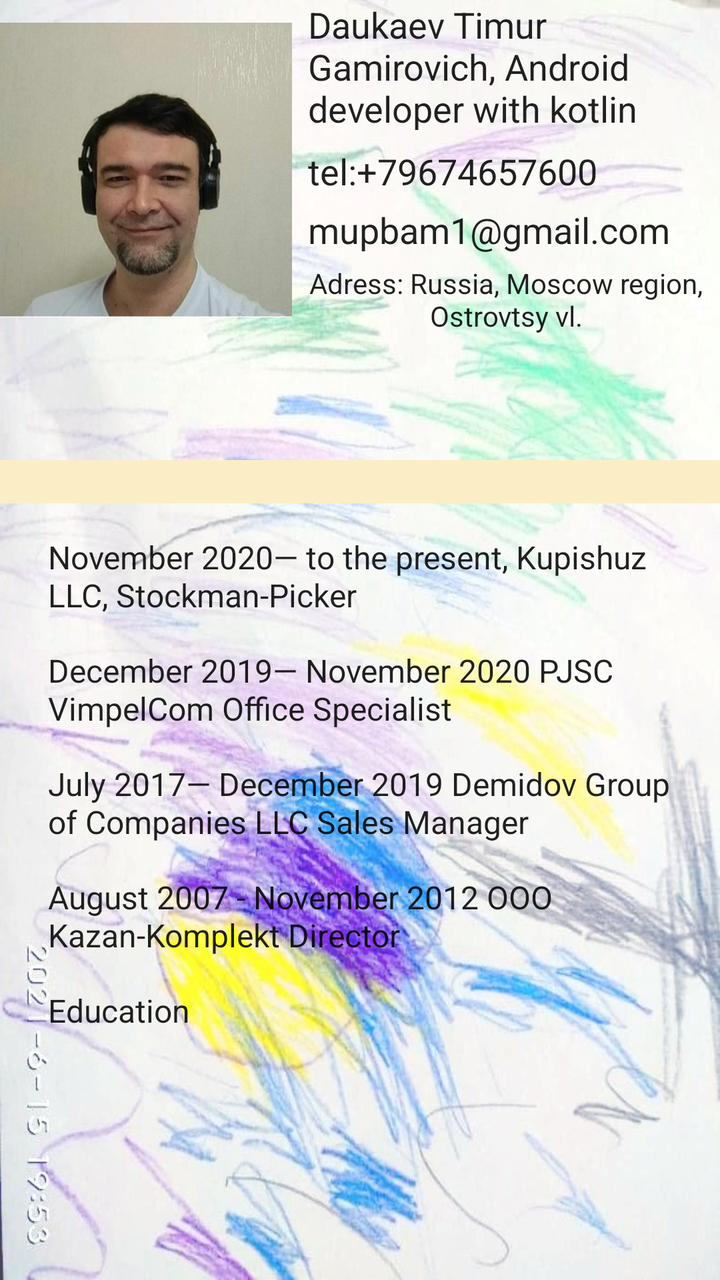
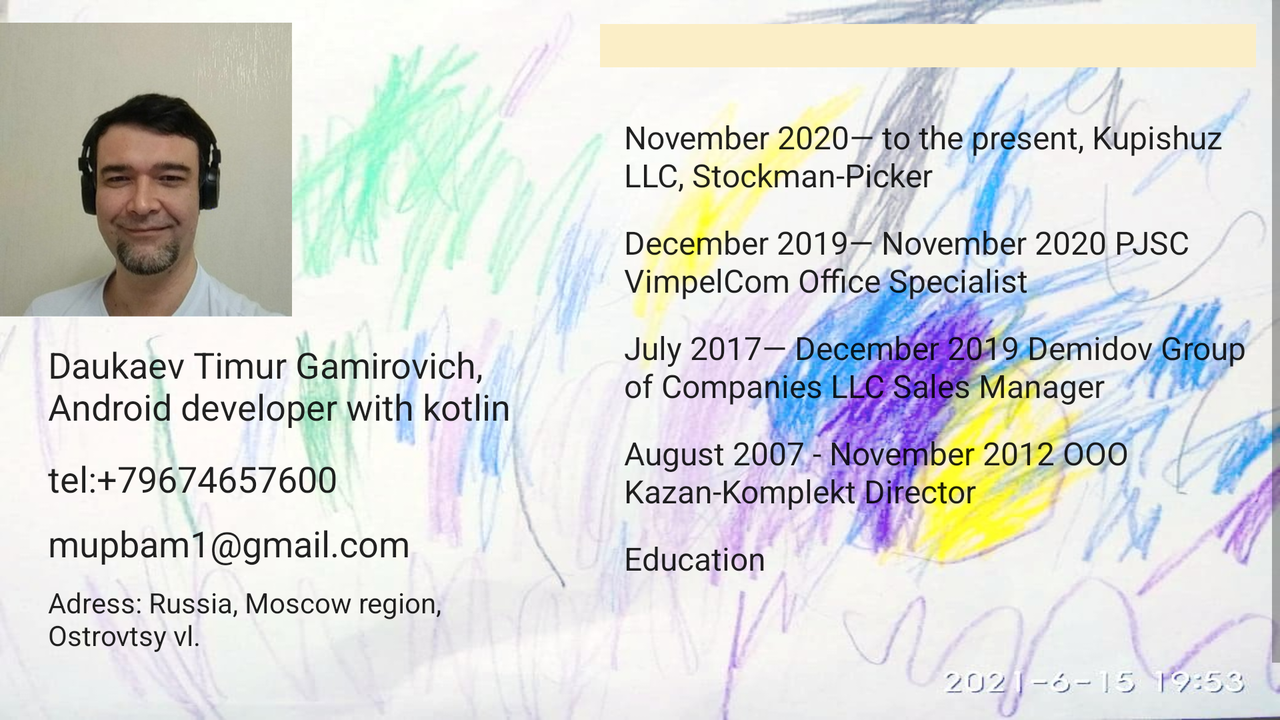

Compare how this app lays out the same screen by default and in its alternative resource folder. The renders come first, then the two layout files and the values they reference.
<!-- AndroidManifest.xml: application theme Theme.MyResume14 -->
<!-- res/layout/activity_main.xml -->
<?xml version="1.0" encoding="utf-8"?>
<android.support.constraint.ConstraintLayout xmlns:android="http://schemas.android.com/apk/res/android"
    xmlns:app="http://schemas.android.com/apk/res-auto"
    xmlns:tools="http://schemas.android.com/tools"
    android:layout_width="match_parent"
    android:layout_height="match_parent"
    android:background="#ded0bd"
    tools:context=".MainActivity">

    <ScrollView
        android:layout_width="match_parent"
        android:layout_height="match_parent"
        android:background="@drawable/rphoto2021jun18"
        app:layout_constraintBottom_toBottomOf="parent"
        app:layout_constraintEnd_toEndOf="parent"
        app:layout_constraintStart_toStartOf="parent"
        app:layout_constraintTop_toTopOf="parent">

        <LinearLayout
            android:layout_width="match_parent"
            android:layout_height="match_parent"
            android:orientation="vertical">

            <LinearLayout
                android:id="@+id/Pic"
                android:layout_width="match_parent"
                android:layout_height="wrap_content"
                android:orientation="horizontal"
                app:layout_constraintStart_toStartOf="parent"
                app:layout_constraintTop_toTopOf="parent">

                <LinearLayout
                    android:id="@+id/pic"
                    android:layout_width="wrap_content"
                    android:layout_height="wrap_content"
                    android:orientation="horizontal"
                    app:layout_constraintStart_toStartOf="parent"
                    app:layout_constraintTop_toTopOf="parent">

                    <ImageView
                        android:id="@+id/mypic"
                        android:layout_width="146dp"
                        android:layout_height="170dp"
                        android:layout_marginLeft="24dp"
                        android:layout_marginEnd="0dp"
                        android:layout_marginRight="4dp"
                        app:layout_constraintEnd_toStartOf="@+id/phone"
                        app:layout_constraintStart_toStartOf="parent"
                        app:layout_constraintTop_toTopOf="parent"
                        app:srcCompat="@drawable/my_pic" />
                </LinearLayout>

                <LinearLayout
                    android:id="@+id/notes"
                    android:layout_width="wrap_content"
                    android:layout_height="170dp"
                    android:layout_marginBottom="60dp"
                    android:orientation="vertical"
                    app:layout_constraintBottom_toTopOf="@+id/Expression"
                    app:layout_constraintEnd_toEndOf="parent"
                    app:layout_constraintHorizontal_bias="0.0"
                    app:layout_constraintStart_toEndOf="@+id/pic"
                    app:layout_constraintTop_toTopOf="parent"
                    app:layout_constraintVertical_bias="1.0">

                    <TextView
                        android:id="@+id/name"
                        style="@android:style/Widget.DeviceDefault.Light.TextView.SpinnerItem"
                        android:layout_width="wrap_content"
                        android:layout_height="wrap_content"
                        android:layout_weight="1"
                        android:gravity="start"
                        android:text="@string/myName"
                        android:textSize="18sp"
                        app:layout_constraintEnd_toEndOf="parent"
                        app:layout_constraintHorizontal_bias="1.0"
                        app:layout_constraintStart_toEndOf="@+id/pic"
                        app:layout_constraintTop_toTopOf="parent" />

                    <TextView
                        android:id="@+id/phone"
                        style="@style/Widget.AppCompat.TextView.SpinnerItem"
                        android:layout_width="wrap_content"
                        android:layout_height="wrap_content"
                        android:layout_weight="1"
                        android:gravity="center"
                        android:text="tel:+79674657600"
                        android:textSize="18sp"
                        app:layout_constraintEnd_toEndOf="parent"
                        app:layout_constraintStart_toEndOf="@+id/mypic"
                        app:layout_constraintTop_toBottomOf="@+id/name" />


                    <TextView
                        android:id="@+id/email"
                        style="@style/Widget.AppCompat.TextView.SpinnerItem"
                        android:layout_width="wrap_content"
                        android:layout_height="wrap_content"
                        android:layout_weight="1"
                        android:gravity="center"
                        android:text="mupbam1@gmail.com"
                        android:textSize="18sp"
                        app:layout_constraintEnd_toEndOf="parent"
                        app:layout_constraintStart_toEndOf="@+id/mypic"
                        app:layout_constraintTop_toBottomOf="@+id/phone" />

                    <TextView
                        android:id="@+id/adress"
                        style="@style/Widget.AppCompat.TextView.SpinnerItem"
                        android:layout_width="wrap_content"
                        android:layout_height="wrap_content"
                        android:layout_weight="1"
                        android:gravity="center"
                        android:text="@string/adress"
                        android:textSize="14sp"
                        app:layout_constraintEnd_toEndOf="parent"
                        app:layout_constraintStart_toEndOf="@+id/mypic"
                        app:layout_constraintTop_toBottomOf="@+id/email" />

                </LinearLayout>


            </LinearLayout>


            <TextView
                android:id="@+id/Expression"
                android:layout_width="match_parent"
                android:layout_height="wrap_content"
                android:background="#FBEEC7"
                android:gravity="top"
                android:textColor="#2B8E84"
                android:textSize="16sp"
                app:layout_constraintStart_toStartOf="parent"
                app:layout_constraintTop_toBottomOf="@+id/Pic" />

            <ScrollView
                android:layout_width="match_parent"
                android:layout_height="match_parent">

                <LinearLayout
                    android:id="@+id/linearLayout"
                    android:layout_width="match_parent"
                    android:layout_height="wrap_content"
                    android:orientation="vertical"
                    app:layout_constraintBottom_toBottomOf="parent"
                    app:layout_constraintEnd_toEndOf="@+id/Expression"
                    app:layout_constraintStart_toStartOf="parent"
                    app:layout_constraintTop_toBottomOf="@+id/Expression">

                    <TextView
                        android:id="@+id/Kupishuz"
                        style="@style/Widget.AppCompat.TextView.SpinnerItem"
                        android:layout_width="match_parent"
                        android:layout_height="wrap_content"
                        android:layout_marginStart="16dp"
                        android:layout_marginLeft="16dp"
                        android:layout_marginTop="16dp"
                        android:gravity="center_vertical"
                        android:text="@string/kupishuz"
                        app:layout_constraintBottom_toTopOf="@+id/Vympelcom"
                        app:layout_constraintEnd_toEndOf="parent"
                        app:layout_constraintHorizontal_bias="0.5"
                        app:layout_constraintStart_toStartOf="parent"
                        app:layout_constraintTop_toBottomOf="@+id/Expression" />

                    <TextView
                        android:id="@+id/Vympelcom"
                        style="@style/Widget.AppCompat.TextView.SpinnerItem"
                        android:layout_width="match_parent"
                        android:layout_height="wrap_content"
                        android:layout_marginStart="16dp"
                        android:layout_marginLeft="16dp"
                        android:layout_marginTop="16dp"
                        android:gravity="center_vertical"
                        android:text="@string/Vimpelcom"
                        app:layout_constraintBottom_toTopOf="@+id/Demidov"
                        app:layout_constraintEnd_toEndOf="parent"
                        app:layout_constraintHorizontal_bias="0.5"
                        app:layout_constraintStart_toStartOf="parent"
                        app:layout_constraintTop_toBottomOf="@+id/Kupishuz" />

                    <TextView
                        android:id="@+id/Demidov"
                        style="@style/Widget.AppCompat.TextView.SpinnerItem"
                        android:layout_width="match_parent"
                        android:layout_height="wrap_content"
                        android:layout_marginStart="16dp"
                        android:layout_marginLeft="16dp"
                        android:layout_marginTop="16dp"
                        android:gravity="center_vertical"
                        android:text="@string/Demidov"
                        app:layout_constraintBottom_toTopOf="@+id/Kzn"
                        app:layout_constraintEnd_toEndOf="parent"
                        app:layout_constraintHorizontal_bias="0.5"
                        app:layout_constraintStart_toStartOf="parent"
                        app:layout_constraintTop_toBottomOf="@+id/Vympelcom" />

                    <TextView
                        android:id="@+id/Kzn"
                        style="@style/Widget.AppCompat.TextView.SpinnerItem"
                        android:layout_width="match_parent"
                        android:layout_height="wrap_content"
                        android:layout_marginStart="16dp"
                        android:layout_marginLeft="16dp"
                        android:layout_marginTop="16dp"
                        android:gravity="center_vertical"
                        android:text="@string/KZN"
                        app:layout_constraintBottom_toTopOf="@+id/school"
                        app:layout_constraintEnd_toEndOf="parent"
                        app:layout_constraintHorizontal_bias="0.5"
                        app:layout_constraintStart_toStartOf="parent"
                        app:layout_constraintTop_toBottomOf="@+id/Demidov" />

                    <TextView
                        android:id="@+id/school"
                        style="@style/Widget.AppCompat.TextView.SpinnerItem"
                        android:layout_width="match_parent"
                        android:layout_height="wrap_content"
                        android:layout_marginStart="16dp"
                        android:layout_marginLeft="16dp"
                        android:layout_marginTop="16dp"
                        android:gravity="center_vertical"
                        android:text="@string/education"
                        app:layout_constraintBottom_toBottomOf="parent"
                        app:layout_constraintEnd_toEndOf="parent"
                        app:layout_constraintHorizontal_bias="0.5"
                        app:layout_constraintStart_toStartOf="parent"
                        app:layout_constraintTop_toBottomOf="@+id/Kzn" />

                </LinearLayout>


            </ScrollView>


        </LinearLayout>

    </ScrollView>

</android.support.constraint.ConstraintLayout>
<!-- resources referenced by this layout -->
<resources>
  <!-- drawable my_pic: png bitmap (drawable, 119170 bytes) -->
  <!-- drawable rphoto2021jun18: jpg bitmap (drawable, 101615 bytes) -->
  <string name="Demidov">July 2017— December 2019 Demidov Group of Companies LLC Sales Manager</string>
  <string name="KZN">August 2007 - November 2012 OOO Kazan-Komplekt Director</string>
  <string name="Vimpelcom">December 2019— November 2020 PJSC VimpelCom Office Specialist</string>
  <string name="adress">Adress: Russia, Moscow region, Ostrovtsy vl.</string>
  <string name="education">Education</string>
  <string name="kupishuz">November 2020— to the present, Kupishuz LLC, Stockman-Picker</string>
  <string name="myName">Daukaev Timur Gamirovich, Android developer with kotlin</string>
  <style name="Theme.MyResume14" parent="Theme.AppCompat.Light.DarkActionBar">
          
          <item name="colorPrimary">@color/purple_500</item>
          <item name="colorPrimaryDark">@color/purple_700</item>
          <item name="colorAccent">@color/teal_200</item>
          
      </style>
</resources>
<!-- res/layout-land/activity_main.xml (the repository's variant of the layout above) -->
<!-- drawn on the phone turned sideways -->
<?xml version="1.0" encoding="utf-8"?>
<android.support.constraint.ConstraintLayout xmlns:android="http://schemas.android.com/apk/res/android"
    xmlns:app="http://schemas.android.com/apk/res-auto"
    xmlns:tools="http://schemas.android.com/tools"
    android:layout_width="match_parent"
    android:layout_height="match_parent"
    android:background="@drawable/pphoto2021jun18"
    tools:context=".MainActivity">

    <ScrollView
        android:layout_width="match_parent"
        android:layout_height="match_parent"
        app:layout_constraintBottom_toBottomOf="parent"
        app:layout_constraintEnd_toEndOf="parent"
        app:layout_constraintHorizontal_bias="1.0"
        app:layout_constraintStart_toStartOf="parent"
        app:layout_constraintTop_toTopOf="parent"
        app:layout_constraintVertical_bias="0.0">

        <LinearLayout
            android:layout_width="match_parent"
            android:layout_height="match_parent"
            android:orientation="horizontal">

            <LinearLayout
                android:id="@+id/Pic"
                android:layout_width="288dp"
                android:layout_height="wrap_content"
                android:orientation="vertical"
                app:layout_constraintStart_toStartOf="parent"
                app:layout_constraintTop_toTopOf="parent">

                <LinearLayout
                    android:id="@+id/pic"
                    android:layout_width="wrap_content"
                    android:layout_height="wrap_content"
                    android:orientation="horizontal"
                    app:layout_constraintStart_toStartOf="parent"
                    app:layout_constraintTop_toTopOf="parent">

                    <ImageView
                        android:id="@+id/mypic"
                        android:layout_width="146dp"
                        android:layout_height="170dp"
                        android:layout_marginLeft="24dp"
                        android:layout_marginEnd="0dp"
                        android:layout_marginRight="4dp"
                        app:layout_constraintEnd_toStartOf="@+id/Expression"
                        app:layout_constraintStart_toStartOf="parent"
                        app:layout_constraintTop_toTopOf="parent"
                        app:srcCompat="@drawable/my_pic" />
                </LinearLayout>

                <LinearLayout
                    android:id="@+id/notes"
                    android:layout_width="match_parent"
                    android:layout_height="161dp"
                    android:layout_marginBottom="60dp"
                    android:orientation="vertical"
                    app:layout_constraintBottom_toBottomOf="@+id/parent"
                    app:layout_constraintHorizontal_bias="0.0"
                    app:layout_constraintStart_toStartOf="@+id/parent"
                    app:layout_constraintTop_toTopOf="@id/pic"
                    app:layout_constraintVertical_bias="1.0">

                    <TextView
                        android:id="@+id/name"
                        style="@android:style/Widget.DeviceDefault.Light.TextView.SpinnerItem"
                        android:layout_width="wrap_content"
                        android:layout_height="wrap_content"
                        android:layout_marginStart="16dp"
                        android:layout_marginLeft="16dp"
                        android:layout_weight="1"
                        android:gravity="start"
                        android:text="@string/myName"
                        android:textSize="18dp"
                        app:layout_constraintEnd_toEndOf="parent"
                        app:layout_constraintHorizontal_bias="1.0"
                        app:layout_constraintStart_toEndOf="@+id/parent"
                        app:layout_constraintTop_toTopOf="parent" />

                    <TextView
                        android:id="@+id/phone"
                        style="@style/Widget.AppCompat.TextView.SpinnerItem"
                        android:layout_width="wrap_content"
                        android:layout_height="wrap_content"
                        android:layout_marginStart="16dp"
                        android:layout_marginLeft="16dp"
                        android:layout_weight="1"
                        android:gravity="center"
                        android:text="tel:+79674657600"
                        android:textSize="18sp"
                        app:layout_constraintEnd_toEndOf="parent"
                        app:layout_constraintStart_toEndOf="@+id/parent"
                        app:layout_constraintTop_toBottomOf="@+id/name" />


                    <TextView
                        android:id="@+id/email"
                        style="@style/Widget.AppCompat.TextView.SpinnerItem"
                        android:layout_width="wrap_content"
                        android:layout_height="wrap_content"
                        android:layout_marginStart="16dp"
                        android:layout_marginLeft="16dp"
                        android:layout_weight="1"
                        android:gravity="center"
                        android:text="mupbam1@gmail.com"
                        android:textSize="18sp"
                        app:layout_constraintEnd_toEndOf="parent"
                        app:layout_constraintStart_toEndOf="@+id/parent"
                        app:layout_constraintTop_toBottomOf="@+id/phone" />

                    <TextView
                        android:id="@+id/adress"
                        style="@style/Widget.AppCompat.TextView.SpinnerItem"
                        android:layout_width="wrap_content"
                        android:layout_height="wrap_content"
                        android:layout_marginStart="16dp"
                        android:layout_marginLeft="16dp"
                        android:layout_weight="1"
                        android:gravity="center|start"
                        android:text="@string/adress"
                        android:textSize="14sp"
                        app:layout_constraintEnd_toEndOf="parent"
                        app:layout_constraintStart_toEndOf="@+id/parent"
                        app:layout_constraintTop_toBottomOf="@+id/email" />

                </LinearLayout>


            </LinearLayout>

            <ScrollView
                android:layout_width="wrap_content"
                android:layout_height="match_parent">

                <LinearLayout
                    android:id="@+id/linearLayout"
                    android:layout_width="match_parent"
                    android:layout_height="match_parent"
                    android:orientation="vertical"
                    app:layout_constraintBottom_toBottomOf="parent"
                    app:layout_constraintEnd_toEndOf="parent"
                    app:layout_constraintStart_toEndOf="@id/pic"
                    app:layout_constraintTop_toTopOf="parent">

                    <TextView
                        android:id="@+id/Expression"
                        android:layout_width="match_parent"
                        android:layout_height="wrap_content"
                        android:layout_margin="12dp"
                        android:background="#FBEEC7"
                        android:gravity="top"
                        android:textColor="#2B8E84"
                        android:textSize="16dp"
                        app:layout_constraintStart_toStartOf="@id/linearLayout"
                        app:layout_constraintTop_toTopOf="@+id/linearLayout" />


                    <TextView
                        android:id="@+id/Kupishuz"
                        style="@style/Widget.AppCompat.TextView.SpinnerItem"
                        android:layout_width="match_parent"
                        android:layout_height="wrap_content"
                        android:layout_marginStart="16dp"
                        android:layout_marginLeft="16dp"
                        android:layout_marginTop="12dp"
                        android:gravity="center_vertical"
                        android:text="@string/kupishuz"
                        app:layout_constraintBottom_toTopOf="@+id/Vympelcom"
                        app:layout_constraintEnd_toEndOf="@id/linearLayout"
                        app:layout_constraintHorizontal_bias="0.5"
                        app:layout_constraintStart_toStartOf="@id/linearLayout"
                        app:layout_constraintTop_toBottomOf="@id/Expression" />

                    <TextView
                        android:id="@+id/Vympelcom"
                        style="@style/Widget.AppCompat.TextView.SpinnerItem"
                        android:layout_width="match_parent"
                        android:layout_height="wrap_content"
                        android:layout_marginStart="16dp"
                        android:layout_marginLeft="16dp"
                        android:layout_marginTop="12dp"
                        android:gravity="center_vertical"
                        android:text="@string/Vimpelcom"
                        app:layout_constraintBottom_toTopOf="@+id/Demidov"
                        app:layout_constraintEnd_toEndOf="@id/linearLayout"
                        app:layout_constraintHorizontal_bias="0.5"
                        app:layout_constraintStart_toStartOf="@id/linearLayout"
                        app:layout_constraintTop_toBottomOf="@+id/Kupishuz" />

                    <TextView
                        android:id="@+id/Demidov"
                        style="@style/Widget.AppCompat.TextView.SpinnerItem"
                        android:layout_width="match_parent"
                        android:layout_height="wrap_content"
                        android:layout_marginStart="16dp"
                        android:layout_marginLeft="16dp"
                        android:layout_marginTop="12dp"
                        android:gravity="center_vertical"
                        android:text="@string/Demidov"
                        app:layout_constraintBottom_toTopOf="@+id/Kzn"
                        app:layout_constraintEnd_toEndOf="@id/linearLayout"
                        app:layout_constraintHorizontal_bias="0.5"
                        app:layout_constraintStart_toStartOf="@id/linearLayout"
                        app:layout_constraintTop_toBottomOf="@+id/Vympelcom" />

                    <TextView
                        android:id="@+id/Kzn"
                        style="@style/Widget.AppCompat.TextView.SpinnerItem"
                        android:layout_width="match_parent"
                        android:layout_height="wrap_content"
                        android:layout_marginStart="16dp"
                        android:layout_marginLeft="16dp"
                        android:layout_marginTop="12dp"
                        android:gravity="center_vertical"
                        android:text="@string/KZN"
                        app:layout_constraintBottom_toTopOf="@+id/school"
                        app:layout_constraintEnd_toEndOf="@id/linearLayout"
                        app:layout_constraintHorizontal_bias="0.5"
                        app:layout_constraintStart_toStartOf="@id/linearLayout"
                        app:layout_constraintTop_toBottomOf="@+id/Demidov" />

                    <TextView
                        android:id="@+id/school"
                        style="@style/Widget.AppCompat.TextView.SpinnerItem"
                        android:layout_width="match_parent"
                        android:layout_height="wrap_content"
                        android:layout_marginStart="16dp"
                        android:layout_marginLeft="16dp"
                        android:layout_marginTop="12dp"
                        android:gravity="center_vertical"
                        android:text="@string/education"
                        app:layout_constraintBottom_toBottomOf="@id/linearLayout"
                        app:layout_constraintEnd_toEndOf="@id/linearLayout"
                        app:layout_constraintHorizontal_bias="0.5"
                        app:layout_constraintStart_toStartOf="@id/linearLayout"
                        app:layout_constraintTop_toBottomOf="@+id/Kzn" />

                </LinearLayout>


            </ScrollView>


        </LinearLayout>

    </ScrollView>

</android.support.constraint.ConstraintLayout>
<!-- resources referenced by the variant -->
<!-- as the phone turned sideways resolves them -->
<resources>
  <!-- drawable my_pic: png bitmap (drawable, 119170 bytes) -->
  <!-- drawable pphoto2021jun18: jpg bitmap (drawable, 83677 bytes) -->
  <string name="Demidov">July 2017— December 2019 Demidov Group of Companies LLC Sales Manager</string>
  <string name="KZN">August 2007 - November 2012 OOO Kazan-Komplekt Director</string>
  <string name="Vimpelcom">December 2019— November 2020 PJSC VimpelCom Office Specialist</string>
  <string name="adress">Adress: Russia, Moscow region, Ostrovtsy vl.</string>
  <string name="education">Education</string>
  <string name="kupishuz">November 2020— to the present, Kupishuz LLC, Stockman-Picker</string>
  <string name="myName">Daukaev Timur Gamirovich, Android developer with kotlin</string>
  <style name="Theme.MyResume14" parent="Theme.AppCompat.Light.DarkActionBar">
          
          <item name="colorPrimary">@color/purple_500</item>
          <item name="colorPrimaryDark">@color/purple_700</item>
          <item name="colorAccent">@color/teal_200</item>
          
      </style>
</resources>
